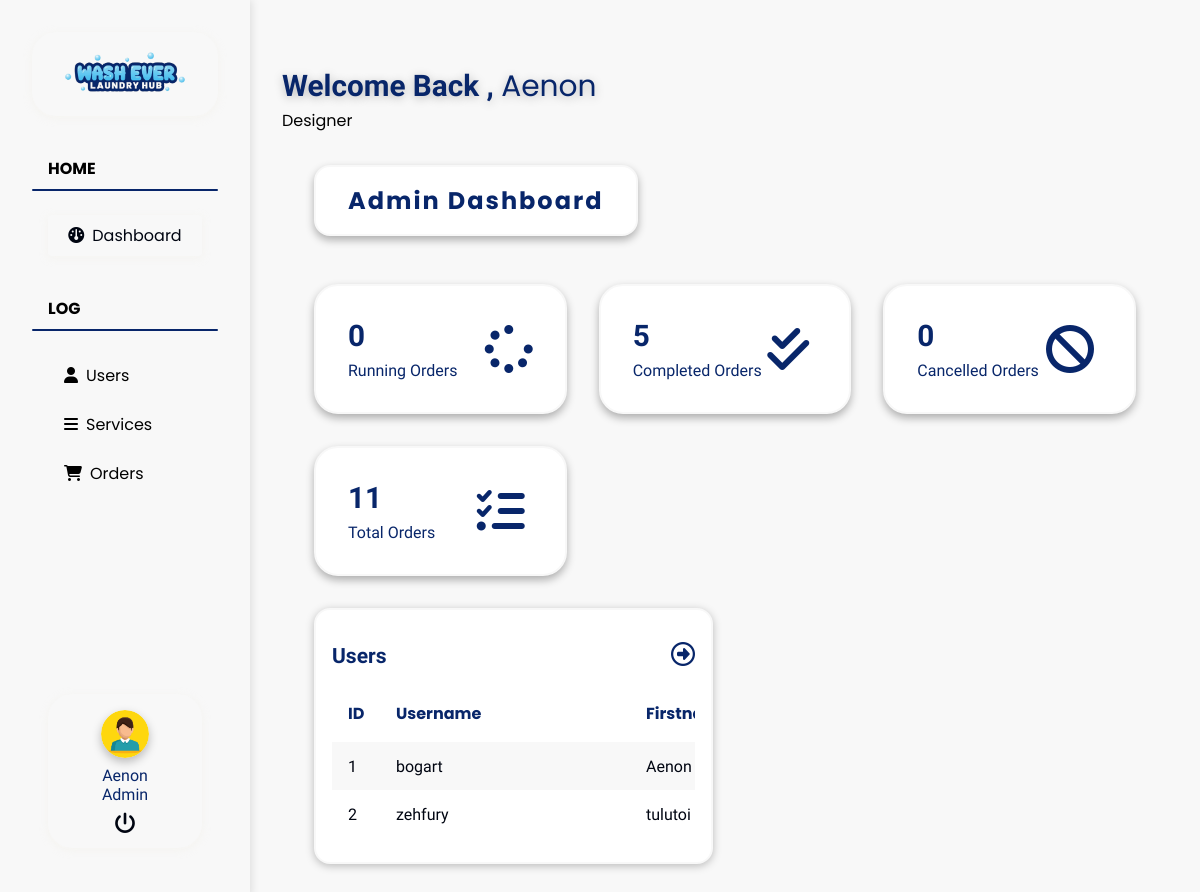
The page /dashboardadmin.php (signed in) on the database its author committed.
### tables this page shows
CREATE TABLE `admin_tbl` (
  `admin_ID` int(11) NOT NULL,
  `first_name` varchar(111) NOT NULL,
  `last_name` varchar(111) NOT NULL,
  `username` varchar(111) NOT NULL,
  `password` varchar(111) NOT NULL,
  `email` varchar(111) NOT NULL,
  `position` varchar(111) NOT NULL,
  `date` timestamp NOT NULL DEFAULT current_timestamp() ON UPDATE current_timestamp()
);

CREATE TABLE `user_tbl` (
  `UserID` int(11) NOT NULL,
  `username` varchar(200) NOT NULL,
  `first_name` varchar(200) NOT NULL,
  `last_name` varchar(200) NOT NULL,
  `email` varchar(200) NOT NULL,
  `phone` varchar(25) NOT NULL,
  `password` varchar(200) NOT NULL,
  `address` varchar(200) NOT NULL,
  `status` int(11) NOT NULL,
  `date` timestamp NOT NULL DEFAULT current_timestamp() ON UPDATE current_timestamp()
);

### dashboardadmin.php (the view, shortened to what this page needs)
<!DOCTYPE html>
<html lang="en">
<?php
require_once 'connect.php';
if (empty($_SESSION["admin_ID"])) {
    header('location:indexadmin.php');
} else {
?>
    <head>
        <link rel="stylesheet" href="https://cdnjs.cloudflare.com/ajax/libs/font-awesome/6.5.1/css/all.min.css" />
        <link rel="stylesheet" href="dashboard.css">
        <link rel="stylesheet" href="adminnav.css">
    </head>
    <body>
        <header class="header">
            <div class="navbar-container">
                <nav class="navbar">
                    <div class="navbar-header">
                        <a class="navbar-brand" href="#">
                            <span><img src="Logo.png" alt="homepage" class="dark-logo" /></span>
                        </a>
                    </div>
                    <div class="navbar-collapse">
                        <ul class="navbar-nav">
                            <div class="home-container">
                                <p class="nav-label">Home</p>
                                <div class="line"></div>
                                <li class="dashboard"><a href="dashboardadmin.php"><i class="fa-solid fa-gauge"></i><span>Dashboard</span></a></li>
                            </div>
                            <div class="log-container">
                                <p class="nav-label">Log</p>
                                <div class="line"></div>
                                <li> <a href="users.php"> <span><i class="fa-solid fa-user"></i></span><span>Users</span></a></li>
                                <li class="menu"> <a class="has-arrow" href="#" aria-expanded="false"><i class="fa-solid fa-bars" aria-hidden="true"></i><span class="hide-menu">Services</span></a>
                                </li>
                                <li> <a href="all_orders.php"><i class="fa-solid fa-shopping-cart" aria-hidden="true"></i><span>Orders</span></a></li>
                            </div>
                        </ul>
                    </div>
                    <div class="profile-container">
                        <div class="profile-wrapper">
                            <div class="profile-info">
                                <div class="profile-pic">
                                    <a><img src="6769264_60111.jpg" alt="user" class="profile-pic" /></a>
                                </div>
                                <div class="profile-name">
                                    <p>Admin</p>
                                    <p>
                                        <?php
                                        $sql = "SELECT `first_name` FROM `admin_tbl` WHERE `admin_ID` = {$_SESSION['admin_ID']}";
                                        $result = mysqli_query($db, $sql);
                                        $row = mysqli_fetch_assoc($result);
                                        echo $row['first_name'];
                                        ?>
                                    </p>
                                </div>
                            </div>
                            <div class="admin-logout">
                                <a href="logoutadmin.php"><i class="fa fa-power-off"></i></a></li>
                            </div>
                        </div>
                    </div>
                </nav>
            </div>
        </header>
        <main>
            <div class="admin-container">
                <div class="admin-wrapper">
                    <div class="user-welcome">
                        <div>
                            <h1>Welcome Back ,
                                <span>
                                    <?php
                                    $sql = "SELECT `first_name` FROM `admin_tbl` WHERE `admin_ID` = {$_SESSION['admin_ID']}";
                                    $result = mysqli_query($db, $sql);
                                    $row = mysqli_fetch_assoc($result);
                                    echo $row['first_name'];
                                    ?>
                                </span>
                            </h1>
                            <p>
                                <?php
                                $sql = "SELECT `position` FROM `admin_tbl` WHERE `admin_ID` = {$_SESSION['admin_ID']}";
                                $result = mysqli_query($db, $sql);
                                $row = mysqli_fetch_assoc($result);
                                echo $row['position'];
                                ?>
                            </p>
                        </div>
                    </div>
                </div>
            </div>
        </main>
        <section>
            <div class="dashboard-container">
                <div class="page-label">
                    <h2>Admin Dashboard</h2>
                </div>
                <div class="running-orders-grid">
                    <div class="running-orders">
                        <div class="count">
                            <h1>
                                <?php $sql = "select * from user_orders_tbl WHERE status = 'in process' ";
                                $result = mysqli_query($db, $sql);
                                $rws = mysqli_num_rows($result);
                                echo $rws; ?>
                            </h1>
                            <p>Running Orders</p>
                        </div>
                        <i class="fa fa-spinner"></i>
                    </div>
                    <div class="running-orders">
                        <div class="count">
                            <h1>
                                <?php $sql = "select * from user_orders_tbl WHERE status = 'closed' ";
                                $result = mysqli_query($db, $sql);
                                $rws = mysqli_num_rows($result);
                                echo $rws; ?>
                            </h1>
                            <p>Completed Orders</p>
                        </div>
                        <i class="fa-solid fa-check-double"></i>
                    </div>
                    <div class="running-orders">
                        <div class="count">
                            <h1 class="auto-load">
                                <?php $sql = "select * from user_orders_tbl WHERE status = 'rejected' ";
                                $result = mysqli_query($db, $sql);
                                $rws = mysqli_num_rows($result);
                                echo $rws; ?>
                            </h1>
                            <p>Cancelled Orders</p>
                        </div>
                        <i class="fa-solid fa-ban"></i>
                    </div>
                    <div class="running-orders">
                        <div class="count">
                            <h1>
                                <?php $sql = "select * from user_orders_tbl";
                                $result = mysqli_query($db, $sql);
                                $rws = mysqli_num_rows($result);
                                echo $rws; ?>
                            </h1>
                            <p>Total Orders</p>
                        </div>
                        <i class="fa-solid fa-list-check"></i>
                    </div>
                </div>
                <section class="second-section-grid">
                    <div class="table-container">
                        <div class="table-title">
                            <h2>Users</h2>
                            <a href="users.php"><i class="fa-regular fa-circle-right"></i></a>
                        </div>
                        <div class="table-responsive">
                            <table class="table auto-load">
                                <thead class="thead-dark">
                                    <tr>
                                        <th>ID</th>
                                        <th>Username</th>
                                        <th>Firstname</th>
                                    </tr>
                                </thead>
                                <tbody>
                                    <?php
                                    $sql = "SELECT * FROM user_tbl order by userID  ASC LIMIT 5";
                                    $query = mysqli_query($db, $sql);
                                    if (!mysqli_num_rows($query) > 0) {
                                        echo '<td colspan="7"><center>No Users</center></td>';
                                    } else {
                                        while ($rows = mysqli_fetch_array($query)) {
                                            echo '
                                        <tr>
                                        <td scope="col">' . $rows['UserID'] . '</td>
                                        <td>' . $rows['username'] . '</td>
										<td>' . $rows['first_name'] . '</td>
										<td>' . $rows['last_name'] . '</td>
										<td>' . $rows['email'] . '</td>
										<td>' . $rows['phone'] . '</td>
										<td>' . $rows['address'] . '</td>
                                        </tr>';
                                        }
                                    }
                                    ?>
                                </tbody>
                            </table>
                        </div>
                    </div>
                    <div></div>
                </section>
            </div>
        </section>
    </body>
</html>
<?php
}
?>

### dashboard.css (style rules this page uses)
* { margin: 0; padding: 0; box-sizing: border-box; text-decoration: none; list-style: none; }
:root { --primary-color: #08266a; --secodary-color: #96cdf6; --dark-color: #000511; --black: #191817; --black25: #cfdbf8fb; --black10: #f8f8f8; --H1: 7.419rem; --H2: clamp(2.624rem, 3.4783vw + 0.3043rem, 5.247rem); --H3: clamp(2.856rem, 3.4783vw + 0.3043rem, 3.711rem); --H4: 2.624rem; --H5: clamp(1.313rem, 3.4783vw + 0.3043rem, 1.856rem); --H6: clamp(0.9rem, 3.4783vw + 0.3043rem, 1.313rem); }
body { background-color: var(--black10); margin-left: 250px; }
.user-welcome { padding: 64px 32px 0 32px; width: 100%; display: flex; align-items: center; gap: 16px; }
.user-welcome h1 { font-family: Merienda, Arial; font-size: var(--H5); font-weight: 800; color: var(--primary-color); text-shadow: 0 2px 10px rgba(0, 0, 0, 25%); }
.user-welcome h1 span { font-weight: 400; font-family: Poppins, Arial; }
.user-welcome p { font-family: Poppins, Arial; border-radius: 2px; }
.dashboard-container { padding: 32px 64px; }
.page-label { display: flex; }
.page-label h2 { border-radius: 16px; font-family: Poppins, Arial; font-weight: 700; letter-spacing: 2px; padding: 16px 32px; background-color: #fff; color: var(--primary-color); border: 2px solid var(--black10); box-shadow: 0 4px 8px rgba(0, 0, 0, 30%); }
.running-orders-grid { display: grid; gap: 32px; padding: 48px 0 32px 0; grid-template-columns: repeat(auto-fit, minmax(250px, 1fr)); }
.running-orders { display: flex; align-items: center; justify-content: space-between; border-radius: 24px; padding: 32px 32px; background-color: #fff; color: var(--primary-color); border: 2px solid var(--black10); box-shadow: 0 4px 8px rgba(0, 0, 0, 30%); }
.count { display: flex; flex-direction: column; gap: 8px; }
.count h1 { font-family: Merienda, Arial; font-weight: 900; font-size: var(--H5); }
.count p { font-family: Average Sans, Arial; font-family: 500; }
.running-orders i { font-weight: 700; font-size: 48px; }
.second-section-grid { display: grid; grid-template-columns: repeat(auto-fit, minmax(350px, 1fr)); gap: 24px; }
.table-container { background-color: #fff; padding: 16px; border-radius: 16px; border: solid 2px var(--black10); box-shadow: 0 2px 8px rgba(0, 0, 0, 25%); }
.table-title { padding: 16px 0; display: flex; align-items: center; justify-content: space-between; }
.table-title a { color: var(--primary-color); font-size: 24px; }
.table-title h2 { color: var(--primary-color); font-size: var(--H6); font-family: Merienda, Arial; font-weight: 900; }
table { border-collapse: collapse; margin: 8px 0; width: 100%; }
thead tr { display: flex; justify-content: space-between; justify-content: 100%; }
tbody tr { height: 48px; display: flex; justify-content: space-between; align-items: center; }
thead th { padding: 8px 16px 16px 16px; }
thead th, tbody td { color: var(--primary-color); font-family: Poppins, Arial; text-align: start; width: 250px; }
tbody tr td:nth-child(1), thead tr th:nth-child(1) { width: 48px; }
tbody tr:nth-child(Odd) { background-color: var(--black10); }
tbody td { color: var(--dark-color); font-family: Average Sans, Arial; padding: 0 16px; }
.table-responsive { overflow: auto; }
tbody th, td { padding: 8px 0; }

### rows shown on the page
admin_tbl: first_name "Aenon", position "Designer"
user_tbl: UserID "1", username "bogart", first_name "Aenon"
user_tbl: UserID "2", username "zehfury", first_name "tulutoi"

### other values the page prints
$rws "0"
$rws "5"
$rws "11"
